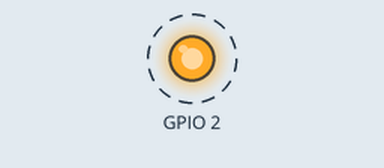
Simulated run of this sketch. Board: ESP32. Shown: output pins drawn as LEDs (lit = HIGH). Dashed ring = blinking. WiFi joins after 1.5 s; servers stay silent unless stated; what the sketch prints to the serial monitor is not drawn.

Above: at 1.7 s.
Timing chart, 0 to 4.5 s (numbered marks = the images above):
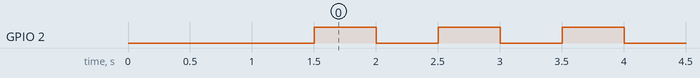

The sketch:

wifi_base.ino
```cpp
#include <WiFi.h>

#define WIFI_SSID   "esp322025"
#define WIFI_PASS   "esp322025"

void Mqtt_client(){
  Serial.print("Aqui inicio mi cliente MQTT\n");
}


void setup(){
  Serial.begin(115200);
  Serial.print("Inicio el programa\n");
    pinMode(2, OUTPUT);

  WiFi.mode(WIFI_STA);
  WiFi.begin(WIFI_SSID, WIFI_PASS);
  while (WiFi.status() != WL_CONNECTED) {
    delay(500);
    Serial.print(".");  }
  Serial.print("IP: "); Serial.println(WiFi.localIP());
  Mqtt_client();
}

void loop(){
digitalWrite(2, HIGH);
  delay(500);
  digitalWrite(2, LOW);
  delay(500);

}
```

Measured:
- by itself, GPIO 2: alternates HIGH for 0.50 s and LOW for 0.50 s
